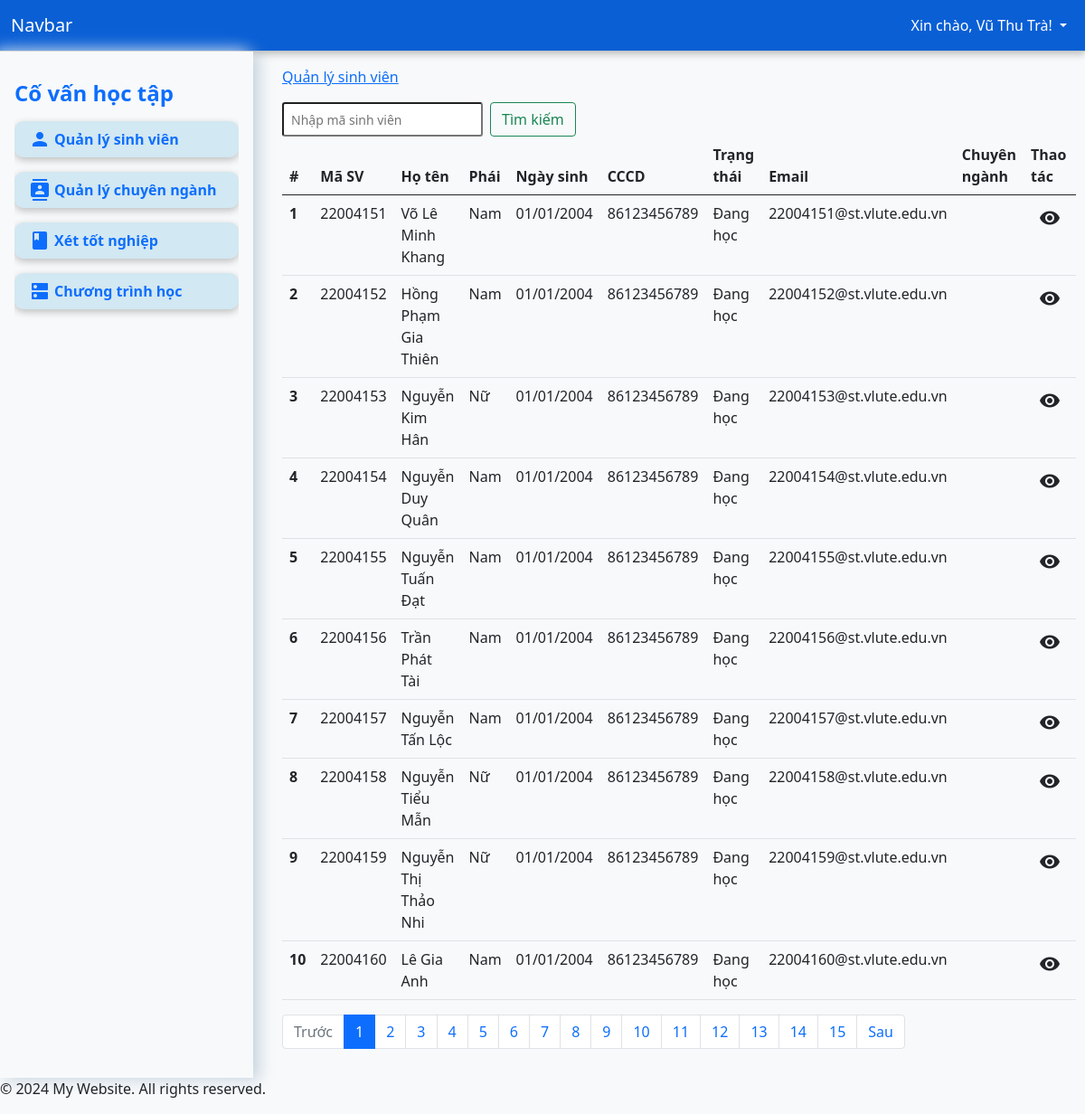
/?page=students (signed in), run on an earlier commit of the app's database.
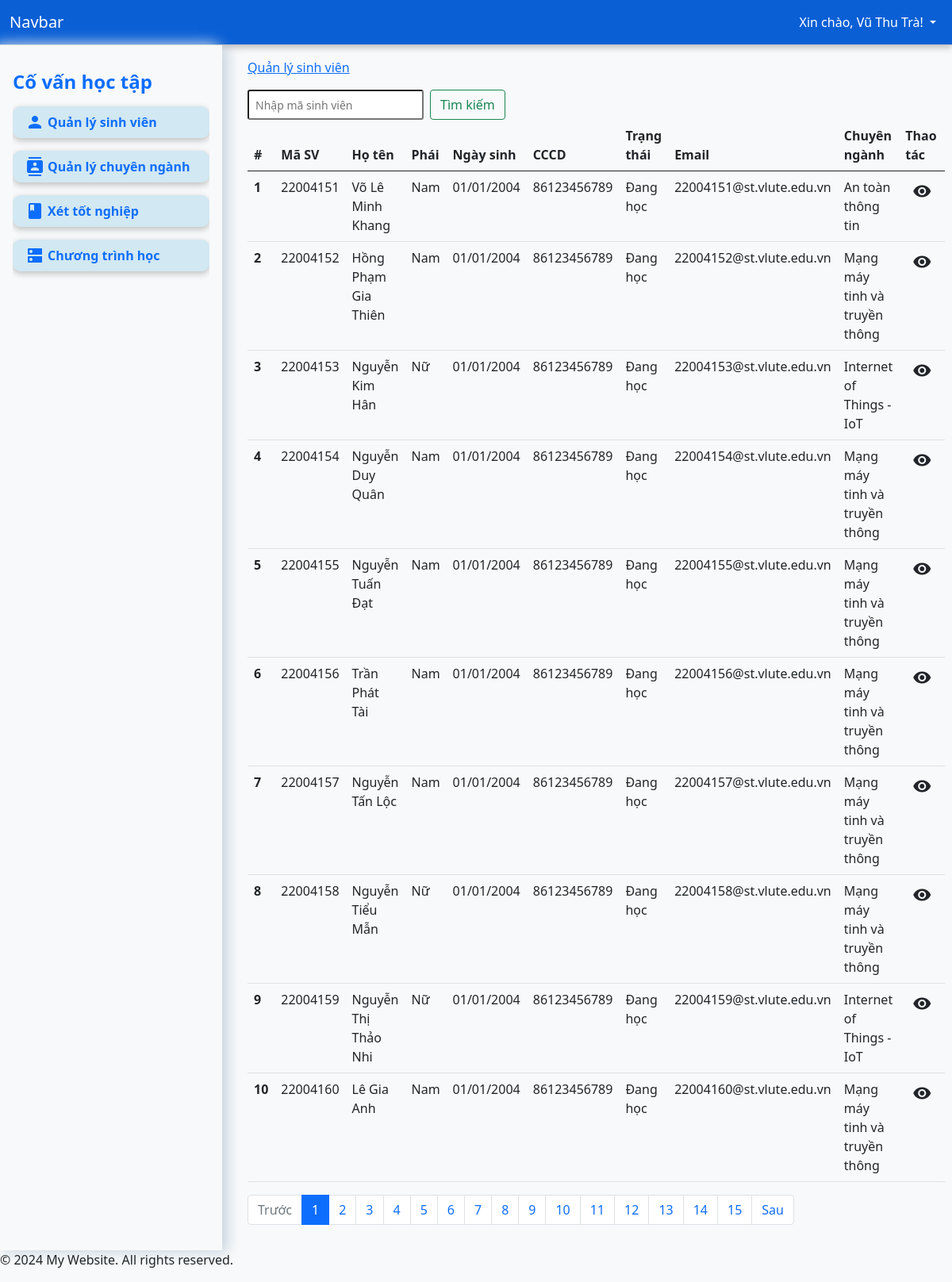
And on a later commit of the database.
### tables this page shows
CREATE TABLE `students` (
  `id` int(11) NOT NULL,
  `student_code` varchar(50) NOT NULL,
  `full_name` varchar(255) NOT NULL,
  `identity` varchar(255) NOT NULL,
  `dob` date DEFAULT NULL,
  `gender` enum('Nam','Nữ','Khác') NOT NULL DEFAULT 'Nam',
  `address` varchar(255) NOT NULL,
  `email` varchar(255) DEFAULT NULL,
  `major` varchar(50) NOT NULL,
  `status` enum('Đang học','Tạm dừng học','Đã tốt nghiệp','Nghỉ học','Buộc thôi học') DEFAULT 'Đang học',
  `created_at` datetime DEFAULT current_timestamp()
);

CREATE TABLE `majors` (
  `id` int(11) NOT NULL,
  `major_code` varchar(50) NOT NULL,
  `major_name` varchar(255) NOT NULL,
  `courses` text DEFAULT NULL
);

### app/controller/StudentController.php (called while the page is built, shortened)
<?php
class StudentController
{
    private $conn;
    public function __construct($conn)
    {
        $this->conn = $conn;
    }
    public function index($limit = PHP_INT_MAX, $offset = 0)
    {
        $query = "SELECT * FROM students LIMIT $offset, $limit";
        $result = mysqli_query($this->conn, $query);
        $students = [];
        while ($row = mysqli_fetch_assoc($result)) {
            $students[] = $row;
        }
        return $students;
    }
    public function count()
    {
        $query = "SELECT COUNT(*) as total FROM students";
        $result = mysqli_query($this->conn, $query);
        $row = mysqli_fetch_assoc($result);
        return $row['total'];
    }
}

### app/views/pages/students.php (the view, shortened to what this page needs)
<?php
require_once "app/controller/StudentController.php";
$studentController = new StudentController($conn);
$page = isset($_GET['num']) ? (int)$_GET['num'] : 1;
$page = max($page, 1);
$limit = 10;
$offset = ($page - 1) * $limit;
$search = isset($_POST['search']) ? $_POST['search'] : '';
if ($search) {
    $students = $studentController->show($search);
    $total_students = count($students);
    $total_pages = 1;
} else {
    $students = $studentController->index($limit, $offset);
    $total_students = $studentController->count();
    $total_pages = ceil($total_students / $limit);
}
?>
<nav aria-label="Page navigation example">
    <form class="d-flex float-start" method="post">
        <input class="form-control-sm me-2" name="search" type="search" placeholder="Nhập mã sinh viên" aria-label="Search" required>
        <button class="btn btn-outline-success mr-2" type="submit">Tìm kiếm</button>
    </form>
    <table class="table">
        <thead>
            <tr>
                <th scope="col">#</th>
                <th scope="col">Mã SV</th>
                <th scope="col">Họ tên</th>
                <th scope="col">Phái</th>
                <th scope="col">Ngày sinh</th>
                <th scope="col">CCCD</th>
                <th scope="col">Trạng thái</th>
                <th scope="col">Email</th>
                <th scope="col">Chuyên ngành</th>
                <th scope="col">Thao tác</th>
            </tr>
        </thead>
        <tbody>
            <?php foreach ($students as $index => $student): ?>
                <tr>
                    <th scope="row"><?php echo $index + 1; ?></th>
                    <td><?php echo htmlspecialchars($student['student_code']); ?></td>
                    <td><?php echo htmlspecialchars($student['full_name']); ?></td>
                    <td><?php echo htmlspecialchars($student['gender']); ?></td>
                    <td><?php echo htmlspecialchars(date('d/m/Y', strtotime($student['dob']))); ?></td>
                    <td><?php echo htmlspecialchars($student['identity']); ?></td>
                    <td><?php echo htmlspecialchars($student['status']); ?></td>
                    <td><?php echo htmlspecialchars($student['email']); ?></td>
                    <td>
                        <?php
                        $major_code = $student['major'];
                        $query = "Select major_name from majors where major_code = '$major_code'";
                        $result = mysqli_query($conn, $query);
                        if ($result && mysqli_num_rows($result) > 0) {
                            $row = mysqli_fetch_assoc($result);
                            echo $row['major_name'];
                        } else {
                            echo "";
                        }
                        ?>
                    </td>
                    <td>
                        <a type="button" class="btn btn-sm" href="?page=detail&student_code=<?php echo $student['student_code'] ?>"><i class="material-icons">visibility</i></a>
                    </td>
                </tr>
            <?php endforeach; ?>
        </tbody>
    </table>
    <ul class="pagination">
        <li class="page-item <?php if ($page <= 1) echo 'disabled'; ?>">
            <a class="page-link" href="?page=students&num=<?php echo $page - 1; ?>">Trước</a>
        </li>
        <?php for ($i = 1; $i <= $total_pages; $i++): ?>
            <li class="page-item <?php if ($page == $i) echo 'active'; ?>">
                <a class="page-link" href="?page=students&num=<?php echo $i; ?>"><?php echo $i; ?></a>
            </li>
        <?php endfor; ?>
        <li class="page-item <?php if ($page >= $total_pages) echo 'disabled'; ?>">
            <a class="page-link" href="?page=students&num=<?php echo $page + 1; ?>">Sau</a>
        </li>
    </ul>
</nav>

What changed in the data, as far as the page shows it:
removed students: student_code "22004151", full_name "Võ Lê Minh Khang", gender "Nam", dob "01/01/2004", identity "86123456789", status "Đang học", email "22004151@st.vlute.edu.vn"
removed students: student_code "22004152", full_name "Hồng Phạm Gia Thiên", gender "Nam", dob "01/01/2004", identity "86123456789", status "Đang học", email "22004152@st.vlute.edu.vn"
removed students: student_code "22004153", full_name "Nguyễn Kim Hân", gender "Nữ", dob "01/01/2004", identity "86123456789", status "Đang học", email "22004153@st.vlute.edu.vn"
removed students: student_code "22004154", full_name "Nguyễn Duy Quân", gender "Nam", dob "01/01/2004", identity "86123456789", status "Đang học", email "22004154@st.vlute.edu.vn"
removed students: student_code "22004155", full_name "Nguyễn Tuấn Đạt", gender "Nam", dob "01/01/2004", identity "86123456789", status "Đang học", email "22004155@st.vlute.edu.vn"
removed students: student_code "22004156", full_name "Trần Phát Tài", gender "Nam", dob "01/01/2004", identity "86123456789", status "Đang học", email "22004156@st.vlute.edu.vn"
removed students: student_code "22004157", full_name "Nguyễn Tấn Lộc", gender "Nam", dob "01/01/2004", identity "86123456789", status "Đang học", email "22004157@st.vlute.edu.vn"
removed students: student_code "22004158", full_name "Nguyễn Tiểu Mẫn", gender "Nữ", dob "01/01/2004", identity "86123456789", status "Đang học", email "22004158@st.vlute.edu.vn"
removed students: student_code "22004159", full_name "Nguyễn Thị Thảo Nhi", gender "Nữ", dob "01/01/2004", identity "86123456789", status "Đang học", email "22004159@st.vlute.edu.vn"
removed students: student_code "22004160", full_name "Lê Gia Anh", gender "Nam", dob "01/01/2004", identity "86123456789", status "Đang học", email "22004160@st.vlute.edu.vn"
added students: student_code "22004151", full_name "Võ Lê Minh Khang", gender "Nam", dob "01/01/2004", identity "86123456789", status "Đang học", email "22004151@st.vlute.edu.vn", majors.major_name "An toàn thông tin"
added students: student_code "22004152", full_name "Hồng Phạm Gia Thiên", gender "Nam", dob "01/01/2004", identity "86123456789", status "Đang học", email "22004152@st.vlute.edu.vn", majors.major_name "Mạng máy tinh và truyền thông"
added students: student_code "22004153", full_name "Nguyễn Kim Hân", gender "Nữ", dob "01/01/2004", identity "86123456789", status "Đang học", email "22004153@st.vlute.edu.vn", majors.major_name "Internet of Things - IoT"
added students: student_code "22004154", full_name "Nguyễn Duy Quân", gender "Nam", dob "01/01/2004", identity "86123456789", status "Đang học", email "22004154@st.vlute.edu.vn", majors.major_name "Mạng máy tinh và truyền thông"
added students: student_code "22004155", full_name "Nguyễn Tuấn Đạt", gender "Nam", dob "01/01/2004", identity "86123456789", status "Đang học", email "22004155@st.vlute.edu.vn", majors.major_name "Mạng máy tinh và truyền thông"
added students: student_code "22004156", full_name "Trần Phát Tài", gender "Nam", dob "01/01/2004", identity "86123456789", status "Đang học", email "22004156@st.vlute.edu.vn", majors.major_name "Mạng máy tinh và truyền thông"
added students: student_code "22004157", full_name "Nguyễn Tấn Lộc", gender "Nam", dob "01/01/2004", identity "86123456789", status "Đang học", email "22004157@st.vlute.edu.vn", majors.major_name "Mạng máy tinh và truyền thông"
added students: student_code "22004158", full_name "Nguyễn Tiểu Mẫn", gender "Nữ", dob "01/01/2004", identity "86123456789", status "Đang học", email "22004158@st.vlute.edu.vn", majors.major_name "Mạng máy tinh và truyền thông"
added students: student_code "22004159", full_name "Nguyễn Thị Thảo Nhi", gender "Nữ", dob "01/01/2004", identity "86123456789", status "Đang học", email "22004159@st.vlute.edu.vn", majors.major_name "Internet of Things - IoT"
added students: student_code "22004160", full_name "Lê Gia Anh", gender "Nam", dob "01/01/2004", identity "86123456789", status "Đang học", email "22004160@st.vlute.edu.vn", majors.major_name "Mạng máy tinh và truyền thông"
